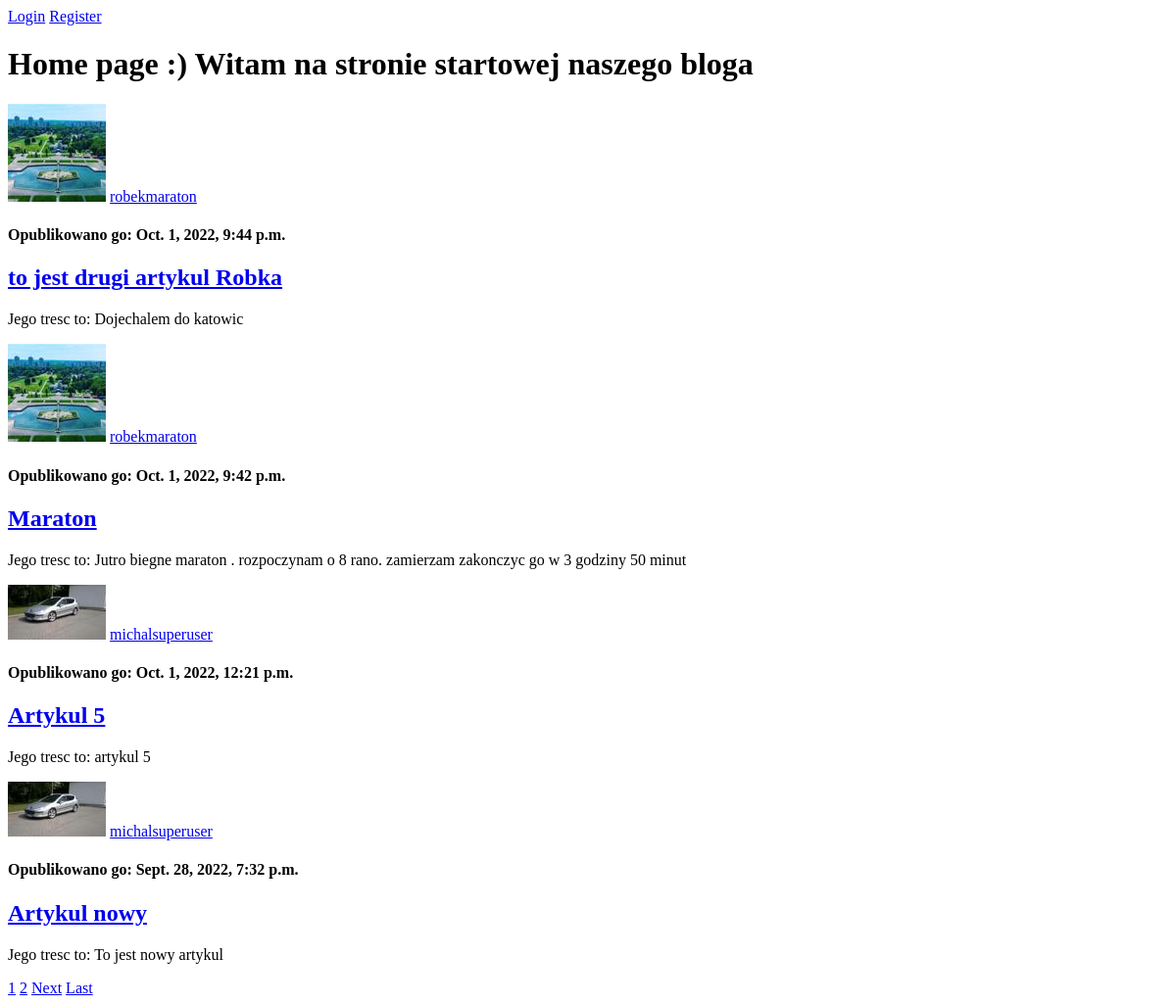
The app's page /, older data.
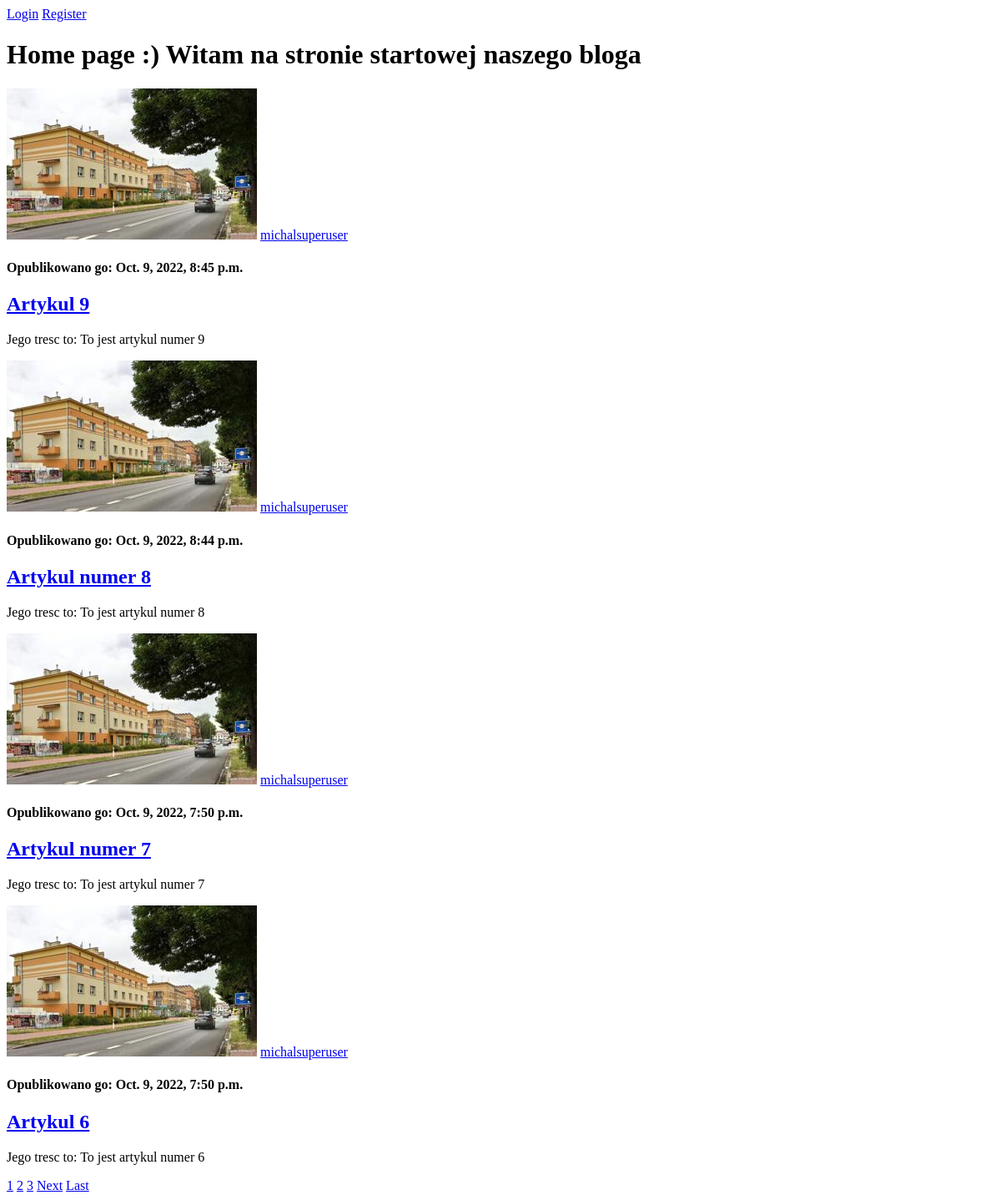
The same page, newer data.
### blog/models.py (models this page shows, shortened)
class Article(models.Model):
    title = models.CharField(max_length=100)
    content = models.TextField()
    data_posted = models.DateTimeField(default=timezone.now)
    author = models.ForeignKey(User, on_delete=models.CASCADE)

### users/models.py (models this page shows, shortened)
class Profile(models.Model):
    user = models.OneToOneField(User, on_delete=models.CASCADE)
    image = models.ImageField(default='default.jpg', upload_to='profile_pics')

### blog/views.py (the view)
# urls.py: path('', ArticleListView.as_view(), name='blog-home'),
class ArticleListView(ListView):
    model = Article
    template_name = 'blog/home.html'
    context_object_name = 'posts'
    ordering = ['-data_posted']
    paginate_by = 4 #atrybut

### blog/templates/blog/home.html (shortened to what this page needs)
{% extends 'blog/base.html' %}
{% block content %}
<h1>Home page :) Witam na stronie startowej naszego bloga</h1>
{% for post in posts %}
<img src="{{ post.author.profile.image.url }}" />
<a class="mr-2" href="#">{{ post.author }}</a>
<h4>Opublikowano go: {{ post.data_posted }}</h4>
<h2><a class="article-title" href="{% url 'article-detail' post.id %}">{{ post.title }}</a></h2>
<p>Jego tresc to: {{ post.content }}</p>
{% endfor %}
{% for num in page_obj.paginator.page_range %}
    {% if page_obj.number == num %}
        <a class="'btn btn-info mb-4" href="?page={{ num }}">{{ num }}</a>
    {% elif num > page_obj.number|add:'-3' and num < page_obj.number|add:'3' %}
        <a class="'btn btn-info mb-4" href="?page={{ num }}">{{ num }}</a>
    {% endif %}
{% endfor %}
{% if page_obj.has_next %}
    <a class="btn btn-outline-info mb-4" href="?page={{ page_obj.next_page_number}}">Next</a>
    <a class="btn btn-outline-info mb-4" href="?page={{ page_obj.paginator_page_number}}">Last</a>
{% endif %}
{% endblock %}

### blog/templates/blog/base.html (shortened to what this page needs)
<!DOCTYPE html>
<html lang="en">
<head>
</head>
<body>
{% if user.is_authenticated %}
    <a class="nav-item nav link" href="{% url 'article-create' %}">Add article</a>
    <a class="nav-item nav link" href="{% url 'profile' %}">Profile</a>
    <a class="nav-item nav link" href="{% url 'logout' %}">Logout</a>
{% else %}
    <a class="nav-item nav-link" href="{% url 'login' %}">Login</a>
    <a class="nav-item nav-link" href="{% url 'register' %}">Register</a>
{% endif %}
{% block content %}{% endblock %}
</body>
</html>

Row changes from the older to the newer data that the page shows:
removed Article: author.profile.image (picture), author "robekmaraton", data_posted "Oct. 1, 2022, 9:44 p.m.", title "to jest drugi artykul Robka", content "Dojechalem do katowic"
removed Article: author.profile.image (picture), author "robekmaraton", data_posted "Oct. 1, 2022, 9:42 p.m.", title "Maraton", content "Jutro biegne maraton . rozpoczynam o 8 rano. zamierzam zakonczyc go w 3 godziny 50 minut"
no longer on this page (row unchanged): Article: author.profile.image (picture), author "michalsuperuser", data_posted "Oct. 1, 2022, 12:21 p.m.", title "Artykul 5", content "artykul 5"
no longer on this page (row unchanged): Article: author.profile.image (picture), author "michalsuperuser", data_posted "Sept. 28, 2022, 7:32 p.m.", title "Artykul nowy", content "To jest nowy artykul"
added Article: author.profile.image (picture), author "michalsuperuser", data_posted "Oct. 9, 2022, 8:45 p.m.", title "Artykul 9", content "To jest artykul numer 9"
added Article: author.profile.image (picture), author "michalsuperuser", data_posted "Oct. 9, 2022, 8:44 p.m.", title "Artykul numer 8", content "To jest artykul numer 8"
added Article: author.profile.image (picture), author "michalsuperuser", data_posted "Oct. 9, 2022, 7:50 p.m.", title "Artykul numer 7", content "To jest artykul numer 7"
added Article: author.profile.image (picture), author "michalsuperuser", data_posted "Oct. 9, 2022, 7:50 p.m.", title "Artykul 6", content "To jest artykul numer 6"
Text that changed along with them:
new list line: "3"
